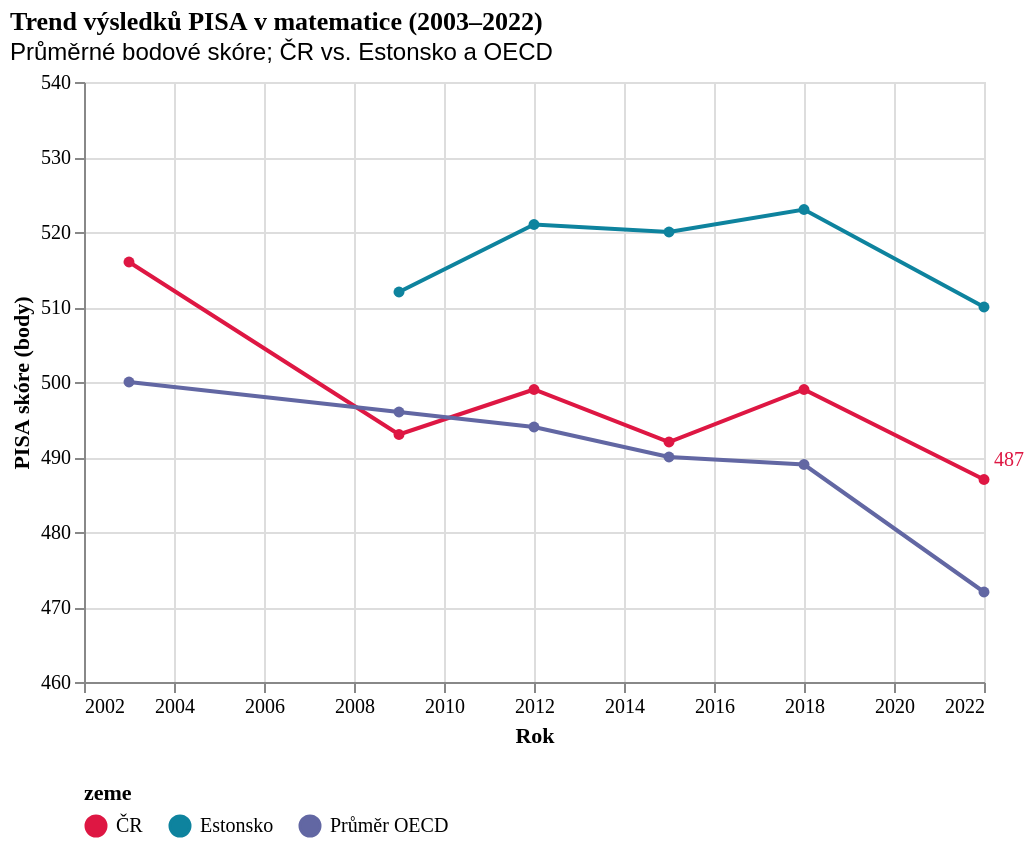

Describe this chart as a Vega-Lite specification.
### Vega-Lite specification from a JSON file in a GitHub repository (floating-point values rounded to 4 significant figures)
{"$schema": "https://vega.github.io/schema/vega-lite/v5.json", "title": {"text": "Trend výsledků PISA v matematice (2003–2022)", "subtitle": "Průměrné bodové skóre; ČR vs. Estonsko a OECD", "fontSize": 13, "font": "Roboto Slab", "anchor": "start"}, "width": 450, "height": 300, "data": {"values": [{"rok": 2003, "zeme": "ČR", "body": 516}, {"rok": 2009, "zeme": "ČR", "body": 493}, {"rok": 2012, "zeme": "ČR", "body": 499}, {"rok": 2015, "zeme": "ČR", "body": 492}, {"rok": 2018, "zeme": "ČR", "body": 499}, {"rok": 2022, "zeme": "ČR", "body": 487}, {"rok": 2009, "zeme": "Estonsko", "body": 512}, {"rok": 2012, "zeme": "Estonsko", "body": 521}, {"rok": 2015, "zeme": "Estonsko", "body": 520}, {"rok": 2018, "zeme": "Estonsko", "body": 523}, {"rok": 2022, "zeme": "Estonsko", "body": 510}, {"rok": 2003, "zeme": "Průměr OECD", "body": 500}, {"rok": 2009, "zeme": "Průměr OECD", "body": 496}, {"rok": 2012, "zeme": "Průměr OECD", "body": 494}, {"rok": 2015, "zeme": "Průměr OECD", "body": 490}, {"rok": 2018, "zeme": "Průměr OECD", "body": 489}, {"rok": 2022, "zeme": "Průměr OECD", "body": 472}]}, "encoding": {"x": {"field": "rok", "type": "quantitative", "title": "Rok", "axis": {"format": "d", "labelFontSize": 10, "labelFont": "Work Sans", "titleFontSize": 11, "titleFont": "Work Sans"}}, "y": {"field": "body", "type": "quantitative", "title": "PISA skóre (body)", "scale": {"domain": [460, 540]}, "axis": {"labelFontSize": 10, "labelFont": "Work Sans", "titleFontSize": 11, "titleFont": "Work Sans"}}, "color": {"field": "zeme", "type": "nominal", "scale": {"domain": ["ČR", "Estonsko", "Průměr OECD"], "range": ["#de1743", "#0e839e", "#6267a3"]}, "legend": {"labelFont": "Work Sans", "titleFont": "Work Sans", "orient": "bottom"}}}, "layer": [{"mark": {"type": "line", "point": true}}, {"transform": [{"filter": "datum.rok == 2022 && datum.zeme == 'ČR'"}], "mark": {"type": "text", "align": "left", "dx": 5, "dy": -10, "font": "Work Sans", "fontSize": 10}, "encoding": {"text": {"field": "body", "type": "quantitative"}}}], "_source": "OECD PISA 2022 Summary Report", "usermeta": {"description": "Zobrazení křížení křivek. Estonsko stoupající/vysoké, ČR klesající trend, OECD pokles."}}
